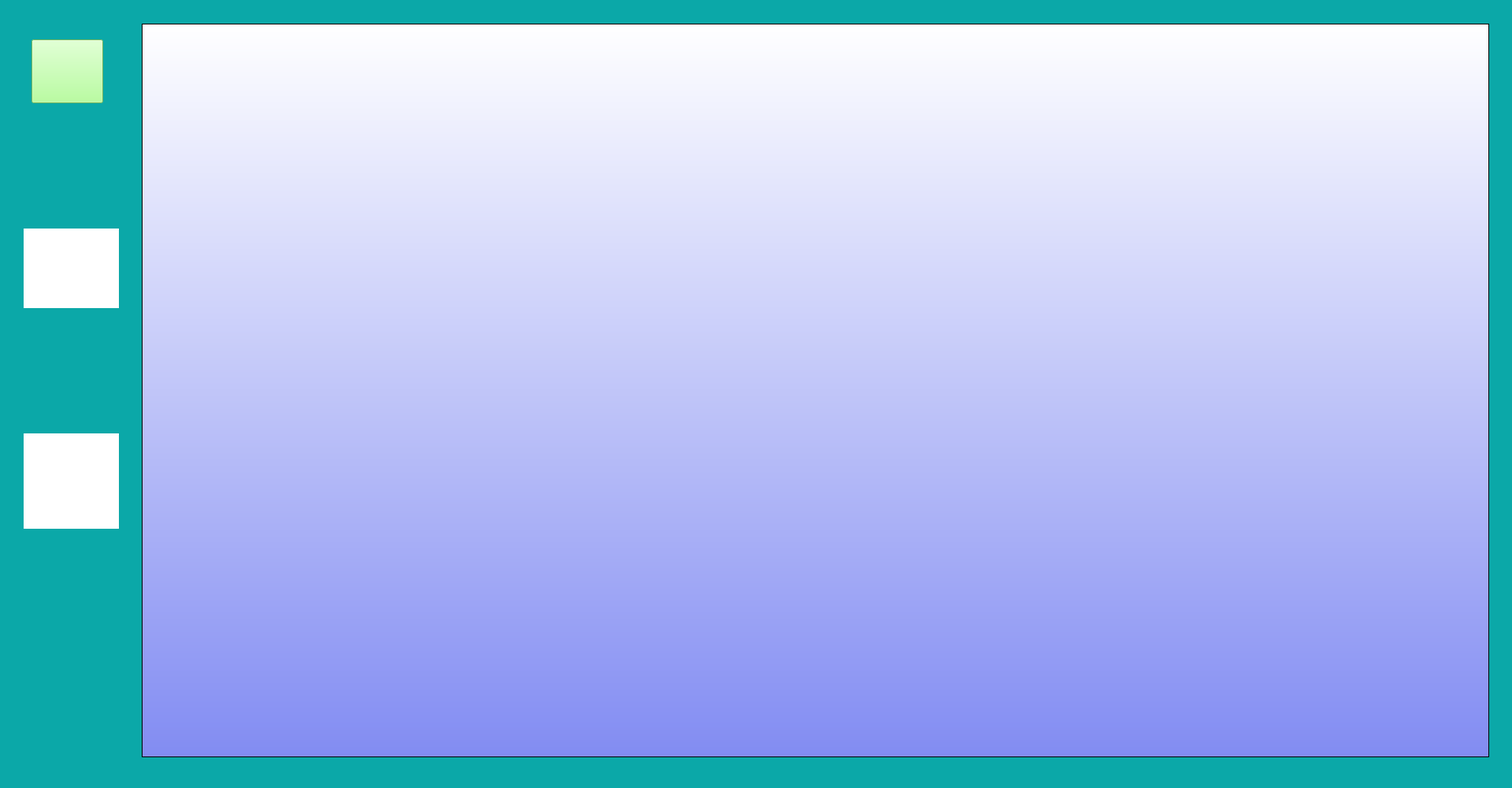
<?xml version="1.0" encoding="UTF-8"?>
<ui version="4.0">
 <class>MainWindow</class>
 <widget class="QMainWindow" name="MainWindow">
  <property name="geometry">
   <rect>
    <x>0</x>
    <y>0</y>
    <width>1920</width>
    <height>1000</height>
   </rect>
  </property>
  <property name="windowTitle">
   <string>MainWindow</string>
  </property>
  <property name="styleSheet">
   <string notr="true">background-color: rgb(11, 168, 168);</string>
  </property>
  <widget class="QWidget" name="centralwidget">
   <widget class="QFrame" name="frame">
    <property name="geometry">
     <rect>
      <x>180</x>
      <y>30</y>
      <width>1711</width>
      <height>931</height>
     </rect>
    </property>
    <property name="styleSheet">
     <string notr="true">background-color: qlineargradient(spread:pad, x1:0.499364, y1:1, x2:0.502, y2:0, stop:0 rgba(130, 140, 242, 255), stop:1 rgba(255, 255, 255, 255));</string>
    </property>
    <property name="frameShape">
     <enum>QFrame::StyledPanel</enum>
    </property>
    <property name="frameShadow">
     <enum>QFrame::Raised</enum>
    </property>
    <widget class="QWidget" name="exercise_1234" native="true">
     <property name="geometry">
      <rect>
       <x>1190</x>
       <y>540</y>
       <width>121</width>
       <height>111</height>
      </rect>
     </property>
     <property name="styleSheet">
      <string notr="true">image: url(:/newPrefix/vision.png);
background-color: rgba(0, 0, 0, 0);
border-radius:15px;</string>
     </property>
    </widget>
   </widget>
   <widget class="QPushButton" name="exercise_3_back_button">
    <property name="geometry">
     <rect>
      <x>40</x>
      <y>50</y>
      <width>91</width>
      <height>81</height>
     </rect>
    </property>
    <property name="styleSheet">
     <string notr="true">background-color: rgb(164, 255, 131);</string>
    </property>
    <property name="text">
     <string/>
    </property>
    <property name="icon">
     <iconset resource="images.qrc">
      <normaloff>:/newPrefix/arrows.png</normaloff>:/newPrefix/arrows.png</iconset>
    </property>
    <property name="iconSize">
     <size>
      <width>70</width>
      <height>70</height>
     </size>
    </property>
   </widget>
   <widget class="QLabel" name="current_distance_label_third">
    <property name="geometry">
     <rect>
      <x>30</x>
      <y>290</y>
      <width>121</width>
      <height>101</height>
     </rect>
    </property>
    <property name="font">
     <font>
      <pointsize>19</pointsize>
     </font>
    </property>
    <property name="styleSheet">
     <string notr="true">background-color: white;

</string>
    </property>
    <property name="text">
     <string/>
    </property>
    <property name="alignment">
     <set>Qt::AlignCenter</set>
    </property>
    <property name="wordWrap">
     <bool>true</bool>
    </property>
   </widget>
   <widget class="QLabel" name="blink_label_3">
    <property name="geometry">
     <rect>
      <x>30</x>
      <y>550</y>
      <width>121</width>
      <height>121</height>
     </rect>
    </property>
    <property name="styleSheet">
     <string notr="true">background-color: white;
font: 87 20pt &quot;Segoe UI Black&quot;;
color: red;
</string>
    </property>
    <property name="text">
     <string/>
    </property>
    <property name="alignment">
     <set>Qt::AlignCenter</set>
    </property>
    <property name="wordWrap">
     <bool>true</bool>
    </property>
   </widget>
  </widget>
  <widget class="QStatusBar" name="statusbar"/>
 </widget>
 <resources>
  <include location="images.qrc"/>
 </resources>
 <connections/>
</ui>
